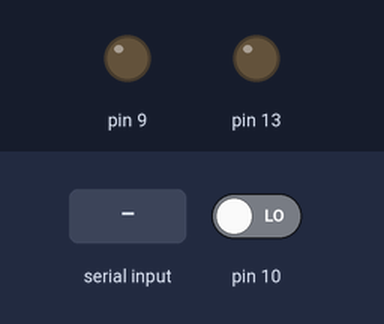
This sketch was run on a simulated Arduino Uno, built with avr-gcc and run on an emulated ATmega328P. On the bench: output pins drawn as LEDs (lit = HIGH). The inputs (shaded band) are chosen by the test bench; at power-on: pin 10 LOW.

Above: at 1.2 s.
1.3 s: "danger" received over Serial
At 3.1 s:
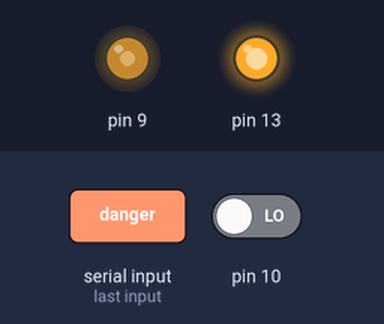
4.3 s: pin 10 driven HIGH
At 4.9 s:
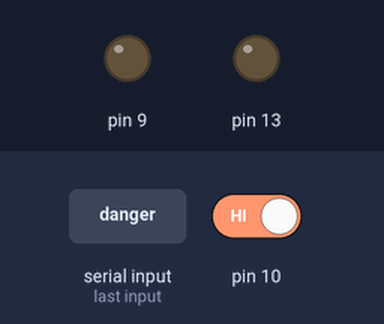
Timing chart, 0 to 7.3 s (numbered marks = the images above; inputs shaded):
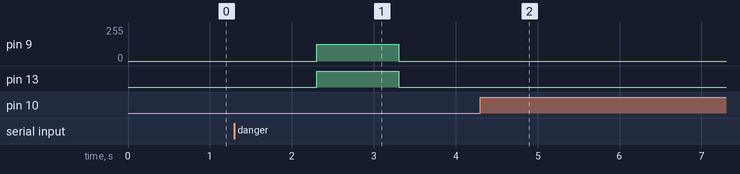

The sketch:

signalModule.ino
```cpp
void setup() {
  pinMode(13, OUTPUT);
  pinMode(9, OUTPUT);
  pinMode(10, INPUT);
  Serial.begin(9600);
}

void loop() {
  if (Serial.available()) {
    String r = Serial.readString();
    if (r == "danger") {
      while (digitalRead(10) == 0) {
        digitalWrite(13, 1);
        analogWrite(9, 125);
        delay(1000);
        digitalWrite(13, 0);
        analogWrite(9, 0);
        delay(1000);
      }
      r = "";
    }
  }
}
```

Measured:
- after the input at 1.3 s, pin 9: 0/255 → 125/255 after 1.0 s, → 0/255 1.0 s later; pin 13: LOW → HIGH after 1.0 s, → LOW 1.0 s later
- after the input at 4.3 s, pin 9: stops changing and stays 0/255; pin 13: stops changing and stays LOW
